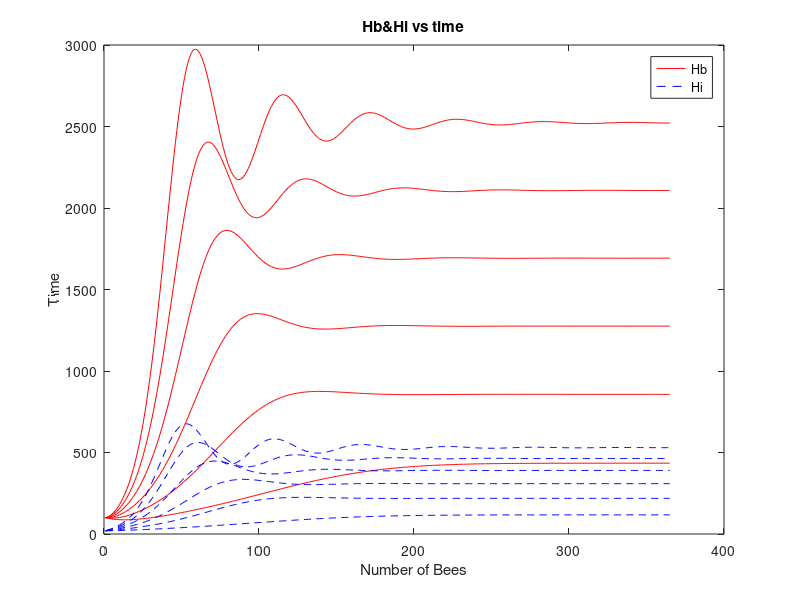
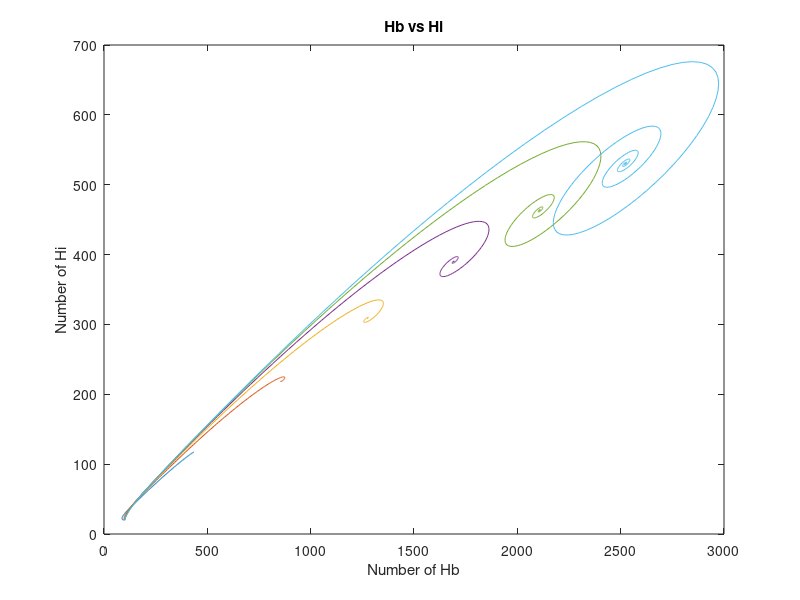

The MATLAB source for these figures, in order:
clc;                                               % Clears the screen
clear all;

t=1; t_end=365;%How long the day is

L=1500;
w=10000;
Alpha=0.25;
m=0.24;

for Sigma=0.50:0.05:0.75 %here are how the Sigma change
Hb = zeros(t_end,1);
Hi = zeros(t_end,1);

Hb(1) = 100;% How many Hb and Hi in the day 1
Hi(1) = 20;
x=[Hb;Hi];

f1=@(x,y) L.*(x)/(w+x)-Alpha.*x+Sigma.*x.*(y./(x+y));
f2=@(x,y) Alpha.*x-Sigma.*x.*(y./(x-y))-m.*y;  
F_xy = @(x,y)[f1(x,y);f2(x,y)];                    

for i=1:(t_end-1)                           % calculation loop
    k_1 = F_xy(Hb(i),Hi(i)); 
    
    k_2 = F_xy(Hb(i)+0.5*t,Hi(i)+0.5*t*k_1);
    k_3 = F_xy((Hb(i)+0.5*t),(Hi(i)+0.5*t*k_2));
    k_4 = F_xy((Hb(i)+t),(Hi(i)+k_3*t));
    
    Hb(i+1) = Hb(i) + (1/6)*(k_1(1)+2*k_2(1)+2*k_3(1)+k_4(1))*t;
    Hi(i+1) = Hi(i) + (1/6)*(k_1(2)+2*k_2(2)+2*k_3(2)+k_4(2))*t;  
end

time=1:1:t_end;%figures are in here
figure(1);%Hb and Hi vs time
plot(time,Hb,'r-');
hold on;
plot(time,Hi,'b--');
title('Hb&Hi vs time');
xlabel('Number of Bees');
ylabel('Time');
legend('Hb','Hi');

figure(2);%Hb vs Hi
plot(Hb,Hi);
title('Hb vs Hi');
xlabel('Number of Hb');
ylabel('Number of Hi');
hold on;

fprintf('point is %8.4e %8.4e and the rate is %8.4e\n',Hb(t_end),Hi(t_end),Hb(t_end)/Hi(t_end) );
end